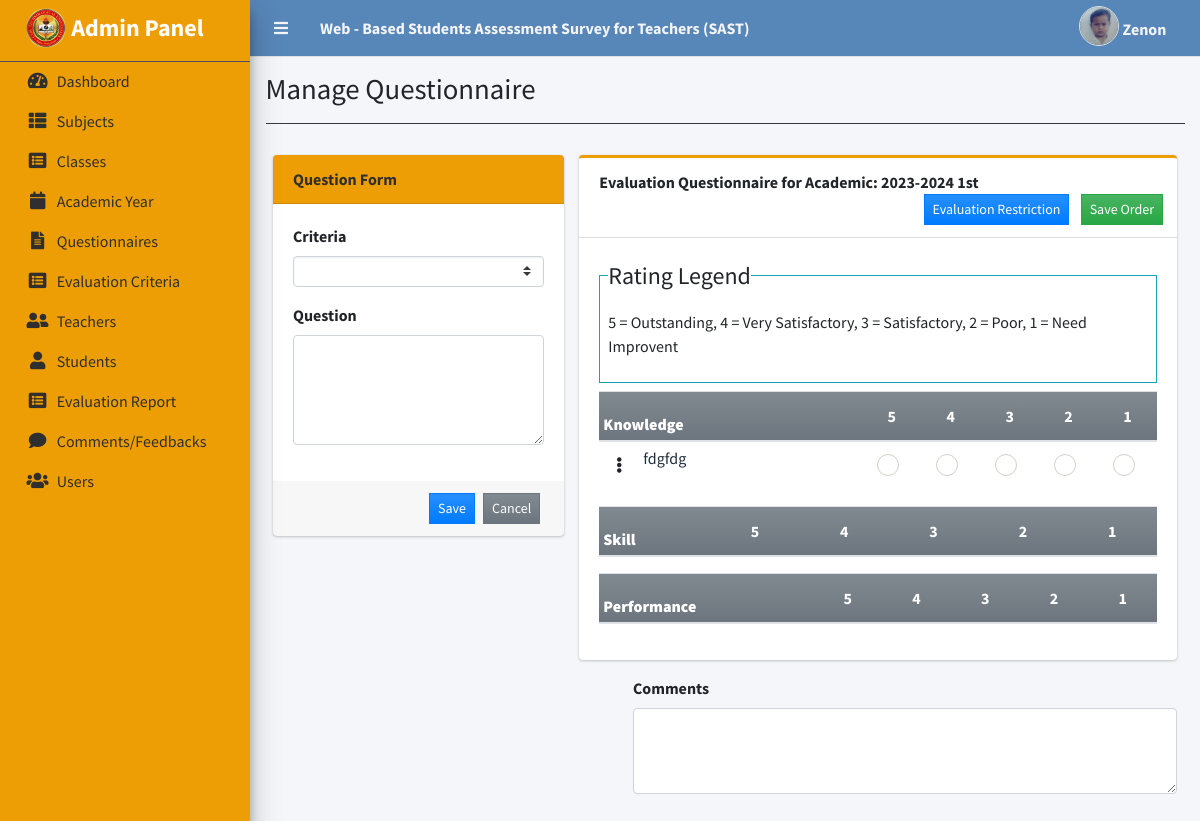
The page /index.php?page=manage_questionnaire&id=5 (signed in) on the database its author committed.
### tables this page shows
CREATE TABLE `criteria_list` (
  `id` int(30) NOT NULL,
  `criteria` text NOT NULL,
  `order_by` int(30) NOT NULL
);

CREATE TABLE `question_list` (
  `id` int(30) NOT NULL,
  `academic_id` int(30) NOT NULL,
  `question` text NOT NULL,
  `order_by` int(30) NOT NULL,
  `criteria_id` int(30) NOT NULL
);

### admin/manage_questionnaire.php (the view, shortened to what this page needs)
<?php
include 'db_connect.php';
function ordinal_suffix($num){
    $num = $num % 100;
    if($num < 11 || $num > 13){
         switch($num % 10){
            case 1: return $num.'st';
        }
    }
    return $num.'th';
}
?>
<div class="container-fluid">
	<div class="row">
		<div class="col-md-4">
			<div class="card card-info card-primary">
				<div class="card-header">
					<b>Question Form</b>
				</div>
				<div class="card-body">
					<form action="" id="manage-question">
						<div class="form-group">
							<label for="">Criteria</label>
							<select name="criteria_id" id="criteria_id" class="custom-select custom-select-sm select2">
								<option value=""></option>
							<?php
								$criteria = $conn->query("SELECT * FROM criteria_list order by abs(order_by) asc ");
								while($row = $criteria->fetch_assoc()):
							?>
							<option value="<?php echo $row['id'] ?>"><?php echo $row['criteria'] ?></option>
							<?php endwhile; ?>
							</select>
						</div>
						<div class="form-group">
							<label for="">Question</label>
							<textarea name="question" id="question" cols="30" rows="4" class="form-control" required=""><?php echo isset($question) ? $question : '' ?></textarea>
						</div>
					</form>
				</div>
				<div class="card-footer">
					<div class="d-flex justify-content-end w-100">
						<button class="btn btn-sm btn-primary btn-flat bg-gradient-primary mx-1" form="manage-question">Save</button>
						<button class="btn btn-sm btn-flat btn-secondary bg-gradient-secondary mx-1" form="manage-question" type="reset">Cancel</button>
					</div>
				</div>
			</div>
		</div>
		<div class="col-md-8">
			<div class="card card-outline card-info">
				<div class="card-header">
					<b>Evaluation Questionnaire for Academic: <?php echo $year.' '.(ordinal_suffix($semester)) ?> </b>
					<div class="card-tools">
						<button class="btn btn-sm btn-flat btn-primary bg-gradient-primary mx-1" id="eval_restrict" type="button">Evaluation Restriction</button>
						<button class="btn btn-sm btn-flat btn-success bg-gradient-success mx-1" form="order-question">Save Order</button>
					</div>
				</div>
				<div class="card-body">
					<fieldset class="border border-info p-2 w-100">
					   <legend  class="w-auto">Rating Legend</legend>
					   <p>5 = Outstanding, 4 = Very Satisfactory, 3 = Satisfactory, 2 = Poor, 1 = Need Improvent</p>
					</fieldset>
					<form id="order-question">
					<?php
						$criteria = $conn->query("SELECT * FROM criteria_list order by abs(order_by) asc ");
						while($crow = $criteria->fetch_assoc()):
					?>
					<table class="table table-condensed">
						<thead>
							<tr class="bg-gradient-secondary">
								<th colspan="2" class=" p-1"><b><?php echo $crow['criteria'] ?></b></th>
								<th class="text-center">5</th>
								<th class="text-center">4</th>
								<th class="text-center">3</th>
								<th class="text-center">2</th>
								<th class="text-center">1</th>
							</tr>
						</thead>
						<tbody class="tr-sortable">
							<?php
							$questions = $conn->query("SELECT * FROM question_list where criteria_id = {$crow['id']} and academic_id = $id order by abs(order_by) asc ");
							while($row=$questions->fetch_assoc()):
							?>
							<tr class="bg-white">
								<td class="p-1 text-center" width="5px">
									<span class="btn-group dropright">
									  <span type="button" class="btn" data-toggle="dropdown" aria-haspopup="true" aria-expanded="false">
									   <i class="fa fa-ellipsis-v"></i>
									  </span>
									</span>
								</td>
								<td class="p-1" width="40%">
									<?php echo $row['question'] ?>
								</td>
								<?php for($c=0;$c<5;$c++): ?>
								<td class="text-center">
									<div class="icheck-success d-inline">
				                        <label for="qradio<?php echo $row['id'].'_'.$c ?>">
				                        </label>
			                      </div>
								</td>
								<?php endfor; ?>
							</tr>
							<?php endwhile; ?>
						</tbody>
					</table>
					<?php endwhile; ?>
					</form>
				</div>
			</div>
		</div>
	</div>
	<td>
		<div class="mb-3 comment">
			<label for="exampleFormControlTextarea1" class="form-label">Comments</label>
			<textarea class="form-control" id="exampleFormControlTextarea1" rows="3"></textarea>
		</div>
	</td>
</div>

### css/main.css (style rules this page uses)
:root { --main-color: #ee9e05; --color-dark: #2f2f2f; --text-grey: #dfdfdf; --text-color: #646464; --primary: #5786b8; --secondary: #6c757d; --success: #28a745; }
.card-info.card-outline { border-top-color: var(--main-color); }
.card-info:not(.card-outline)>.card-header { background-color: var(--main-color); }
.card-primary:not(.card-outline)>.card-header, .card-primary:not(.card-outline)>.card-header a { color: var(--color-dark); }
.bg-gradient-primary { background: var(--color-dark) linear-gradient(180deg,#268fff,#007bff) repeat-x!important; color: #fff; }

### admin/manage_questionnaire.php (style rules this page uses)
.comment { margin-left: 360px; }

### rows shown on the page
criteria_list: criteria "Knowledge"
question_list: question "fdgfdg"
criteria_list: criteria "Skill"
criteria_list: criteria "Performance"

### other values the page prints
$_SESSION['system']['name'] "Web - Based Students Assessment Survey for Teachers (SAST)"
$_SESSION['login_firstname'] "Zenon"
$title "Manage Questionnaire"
$year "2023-2024"
ordinal_suffix($semester) "1st"
